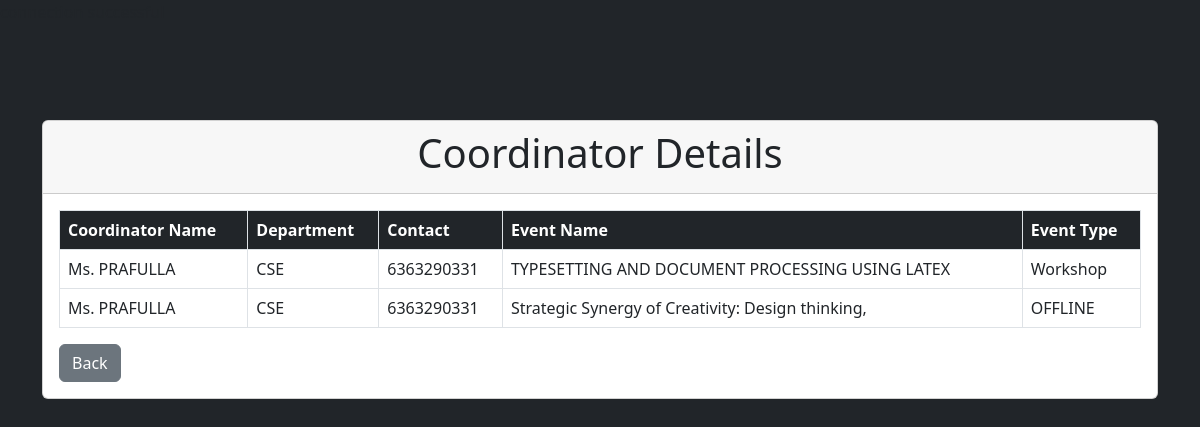
/WORKSHOP/get_coordinator.php?c_id=C11, run on the app's committed database.
### tables this page shows
CREATE TABLE `workshop` (
  `w_id` varchar(25) NOT NULL,
  `w_topic` varchar(75) DEFAULT NULL,
  `w_location` varchar(25) DEFAULT NULL,
  `w_time` time DEFAULT NULL,
  `w_date` date DEFAULT NULL,
  `w_duration` int(5) DEFAULT NULL,
  `dept_id` varchar(25) DEFAULT NULL,
  `person_id` varchar(25) DEFAULT NULL,
  `c_id` varchar(25) DEFAULT NULL
);

CREATE TABLE `coordinator` (
  `c_id` varchar(25) NOT NULL,
  `c_name` varchar(25) DEFAULT NULL,
  `c_dept` varchar(25) DEFAULT NULL,
  `c_contact` bigint(10) DEFAULT NULL,
  `dept_id` varchar(25) DEFAULT NULL
);

CREATE TABLE `seminar_webiner` (
  `ws_id` varchar(25) NOT NULL,
  `mode` varchar(25) DEFAULT NULL,
  `ws_title` varchar(100) DEFAULT NULL,
  `ws_time` time DEFAULT NULL,
  `ws_date` date DEFAULT NULL,
  `ws_location` varchar(25) DEFAULT NULL,
  `dept_id` varchar(25) DEFAULT NULL,
  `person_id` varchar(25) DEFAULT NULL,
  `c_id` varchar(25) DEFAULT NULL
);

### WORKSHOP/get_coordinator.php (the view, shortened to what this page needs)
<?php
include 'connect.php';
?>
<head>
    <link href="https://cdn.jsdelivr.net/npm/bootstrap@5.2.3/dist/css/bootstrap.min.css" rel="stylesheet">
</head>
<body class="bg-dark">
    <div class="container">
        <div class="row mt-5">
            <div class="col">
                <div class="card mt-5">
                    <div class="card-header">
                        <h2 class="display-6 text-center"><strong>Coordinator Details</strong></h2>
                    </div>
                    <div class="card-body">
                        <?php
                        $c_id = $_GET['c_id'];
                        $sql_workshop = "SELECT coordinator.*, workshop.* FROM coordinator
                                LEFT JOIN workshop ON coordinator.c_id = workshop.c_id
                                WHERE coordinator.c_id = '$c_id'";
                        $result_workshop = mysqli_query($con, $sql_workshop);
                        $sql_seminar = "SELECT coordinator.*, seminar_webiner.* FROM coordinator
                                LEFT JOIN seminar_webiner ON coordinator.c_id = seminar_webiner.c_id
                                WHERE coordinator.c_id = '$c_id'";
                        $result_seminar = mysqli_query($con, $sql_seminar);
                        if ($result_workshop && $result_seminar) {
                            echo '<table class="table table-bordered">';
                            echo '<thead class="bg-dark text-white">';
                            echo '<tr>';
                            echo '<th>Coordinator Name</th>';
                            echo '<th>Department</th>';
                            echo '<th>Contact</th>';
                            echo '<th>Event Name</th>';
                            echo '<th>Event Type</th>';
                            echo '</tr>';
                            echo '</thead>';
                            echo '<tbody>';
                            while ($row = mysqli_fetch_assoc($result_workshop)) {
                                echo '<tr>';
                                echo '<td>' . $row['c_name'] . '</td>';
                                echo '<td>' . $row['c_dept'] . '</td>';
                                echo '<td>' . $row['c_contact'] . '</td>';
                                echo '<td>' . $row['w_topic'] . '</td>';
                                echo '<td>Workshop</td>';
                                echo '</tr>';
                            }
                            while ($row = mysqli_fetch_assoc($result_seminar)) {
                                echo '<tr>';
                                echo '<td>' . $row['c_name'] . '</td>';
                                echo '<td>' . $row['c_dept'] . '</td>';
                                echo '<td>' . $row['c_contact'] . '</td>';
                                echo '<td>' . $row['ws_title'] . '</td>';
                                echo '<td>' . $row['mode'] . '</td>';
                                echo '</tr>';
                            }
                            echo '</tbody>';
                            echo '</table>';
                        } else {
                            echo "Error fetching coordinator details: " . mysqli_error($con);
                        }
                        ?>
                        <a href="index.php" class="btn btn-secondary">Back</a>
                    </div>
                </div>
            </div>
        </div>
    </div>
</body>

### data on the page
workshop: c.c_name "Ms. PRAFULLA", c.c_dept "CSE", c.c_contact "6363290331", w_topic "TYPESETTING AND DOCUMENT PROCESSING USING LATEX"
seminar_webiner: c.c_name "Ms. PRAFULLA", c.c_dept "CSE", c.c_contact "6363290331", ws_title "Strategic Synergy of Creativity: Design thinking,", mode "OFFLINE"
